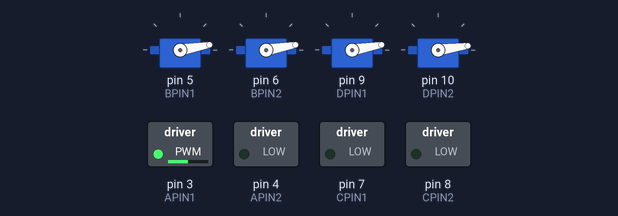
The sketch below on a simulated Arduino Uno, built with avr-gcc and run on an emulated ATmega328P. Shown: 4 × servo, switched loads named in the sketch (green lamp = pin HIGH). What the sketch prints to the serial monitor is not drawn.

Above: at 0.35 s.
At 3.1 s:
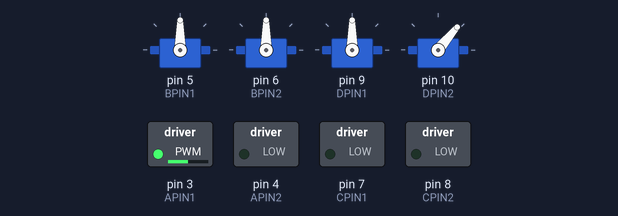
At 13.22 s:
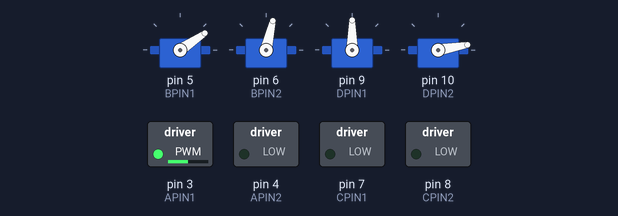
At 20.2 s:
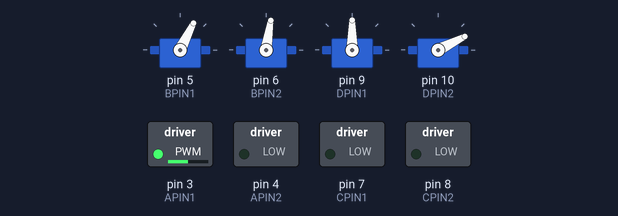
At 29.12 s:
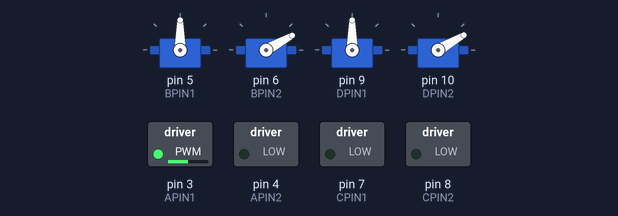
At 39.31 s:
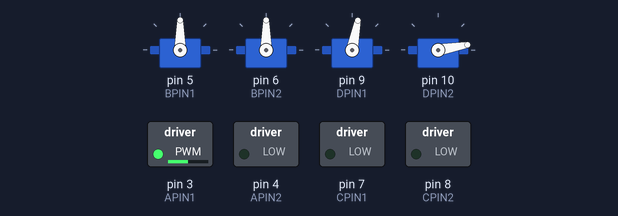
Timing chart, 0 to 40.0 s (numbered marks = the images above):
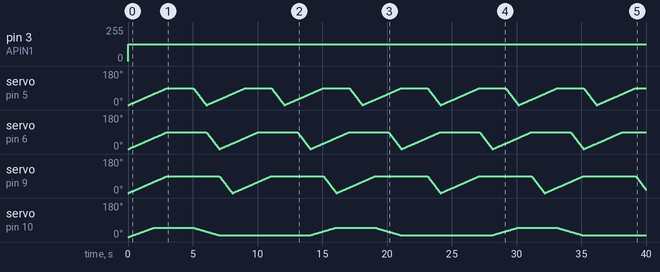

Measured:
- by itself, pin 3 (APIN1): 0/255 → 127/255 at 0.00 s

The sketch:

GPAC_Hockey_Arena.ino
```cpp
//GPAC General Code
//By: Palmer Insull, palmeri@little-canada.ca
//Started: 7/6/2021

//Libraries

//Custom SAMD Servo Library
#include <Servo.h>

//Accel Stepper Library
//#include <AccelStepper.h>

//Pin Definitions For Output Pins
#define APIN1 3
#define APIN2 4

#define BPIN1 5
#define BPIN2 6

#define DPIN1 9
#define DPIN2 10

//Pin Definitions For Input Pins
#define OPTO_IN 0
#define IN_1 1
#define IN_2 2

//Pin Definitions For Selectable Pins
#define CPIN1 7
#define CPIN2 8

//Servo Definitions
Servo servo_1;
Servo servo_2;
Servo servo_3;
Servo servo_4;
Servo servo_5;
Servo servo_6;
Servo servo_7;
Servo servo_8;

//An unused servo to accomdate the Struct initliazition...
Servo no_servo;


////////////////////
//TIME OF DAY CODE//
////////////////////

//Variable to store current time...
long show_time = 0;

//Activation Profiles
long Activation_Profile_1[2] = {5000, 25000};
long Activation_Profile_2[2];
long Activation_Profile_3[2];
long Activation_Profile_4[2];
long Activation_Profile_5[2];
long Activation_Profile_6[2];
long Activation_Profile_7[2];
long Activation_Profile_8[2];

////////////////////////////////////////
//DEFINE SUPPLY AND OPERATING VOLTAGES//
////////////////////////////////////////

//Supply Voltage
float Supply_Voltage = 12;

//////////////////////////
//OTHER GLOBAL VARAIBLES//
//////////////////////////

//PWM resolution (Default of 255)
float PWM_resolution = 255;

///////////////////
//MOTION PROFILES//
///////////////////

//Profile 1 (Speed Profile)
String Profile_1_Stages[1] = {"C"};
float Profile_1_Setpoints[1] = {0.5};
float Profile_1_Timings[1] = {0};

//Profile 2 (Angle Profile)
String Profile_2_Stages[3] = {"A", "C", "A"};
float Profile_2_Setpoints[3] = {90, 90, 0};
float Profile_2_Timings[3] = {3, 2, 1};

//Profile 3 (Angle Profile)
String Profile_3_Stages[3] = {"A", "C", "A"};
float Profile_3_Setpoints[3] = {90, 90, 0};
float Profile_3_Timings[3] = {3, 3, 1};

//Profile 4 (Angle Profile)
String Profile_4_Stages[3] = {"A", "C", "A"};
float Profile_4_Setpoints[3] = {90, 90, 0};
float Profile_4_Timings[3] = {3, 4, 1};

//Profile 5 (Angle Profile)
String Profile_5_Stages[4] = {"A", "C", "A", "C"};
float Profile_5_Setpoints[4] = {50, 50, 10, 10};
float Profile_5_Timings[4] = {2, 3, 2, 7};


///////////////////////////
//JOURNEY DATA STRUCTURE///
///////////////////////////

struct JOURNEY_CONFIGURATION {
  String Device;
  Servo servo;
  int PIN1;
  int PIN2;
  int PIN3;
  int PIN4;
  float Max_Voltage;
  int Zone;
  float Speed;
  long Start_Time;
  float Last_Speed;
  String *Stages;
  float *Profile_Setpoints;
  float *Profile_Timings;
  boolean ACTIVE;
  boolean CONSTANT;
  int Profile_Length;
};

/////////////////////////////////////
//SETTING UP JOURNEY CONFIGURATIONS//
/////////////////////////////////////

//Maybe make a method to do this more cleanly?

//Device ("Motor_1_Direction", "Motor_2_Direction", "Stepper, "Servo")
//Servo Object (no_servo or servo_#)
//Pin_1, Pin_2, Pin_3, Pin_4
//Max_Voltage,
//Zone (default 0), Speed (default 0), Start_Time (default 0), Last_Speed (default 0)
//Stages[] , Setpoints[], Timings[], Num_Stages, ACTIVE)

JOURNEY_CONFIGURATION Journey_1 {"Motor_1_Direction", no_servo, APIN1, 0, 0, 0, 12, 0, 0, 0, 0, Profile_1_Stages, Profile_1_Setpoints, Profile_1_Timings, true, true, 1}; //Magnorail Hockey Player
JOURNEY_CONFIGURATION Journey_2 {"Servo", servo_1, BPIN1, 0, 0, 0, 12, 0, 0, 0, 0, Profile_2_Stages, Profile_2_Setpoints, Profile_2_Timings, true, true, 3}; //Goalie
JOURNEY_CONFIGURATION Journey_3 {"Servo", servo_2, BPIN2, 0, 0, 0, 12, 0, 0, 0, 0, Profile_3_Stages, Profile_3_Setpoints, Profile_3_Timings, true, true, 3}; //Shooter
JOURNEY_CONFIGURATION Journey_4 {"Servo", servo_3, DPIN1, 0, 0, 0, 12, 0, 0, 0, 0, Profile_4_Stages, Profile_4_Setpoints, Profile_4_Timings, true, true, 3}; //Side
JOURNEY_CONFIGURATION Journey_5 {"Servo", servo_4, DPIN2, 0, 0, 0, 12, 0, 0, 0, 0, Profile_5_Stages, Profile_5_Setpoints, Profile_5_Timings, true, true, 4}; //Dump-Truck


const int Num_Journeys = 5;
JOURNEY_CONFIGURATION Journeys[Num_Journeys] = {Journey_1, Journey_2, Journey_3, Journey_4, Journey_5};

void setup() {

  //Initializing Input Pins
  pinMode(OPTO_IN, INPUT);

  //Serial Monitor
  Serial.begin(9600);

  /////////////////
  //MOTOR CONTROL//
  /////////////////

  //Initialize Pins For Drivers, A, B, C, D

  //Initializing PWM Pins
  pinMode(APIN1, OUTPUT);
  pinMode(APIN2, OUTPUT);
  digitalWrite(APIN2, LOW);

  pinMode(BPIN1, OUTPUT);
  pinMode(BPIN2, OUTPUT);
  digitalWrite(BPIN2, LOW);


  pinMode(CPIN1, OUTPUT);
  pinMode(CPIN2, OUTPUT);
  digitalWrite(CPIN2, LOW);

  //Setting up serial monitor.
  Serial.begin(9600);

  ///////////////////
  //STEPPER CONTROL//
  ///////////////////

  /////////////////
  //SERVO CONTROL//
  /////////////////

  //Attaching Servos
  for (int J = 0; J < Num_Journeys; J++) {
    JOURNEY_CONFIGURATION &Journey = Journeys[J];
    if (Journey.Device == "Servo") {
      Journey.servo.attach(Journey.PIN1);
    }
  }

  //Holding in idle.
  //Startup();

  //Reseting start time.
  Reset_Start_Time();

}

//Reseting Start Times (On Startup)
void Reset_Start_Time() {
  //Setting Start Time For All Journeys
  for (int J = 0; J < Num_Journeys; J++) {
    JOURNEY_CONFIGURATION &Journey = Journeys[J];
    Journey.Start_Time = millis();
  }
}

//Startup, Idling
void Startup() {
  while (digitalRead(OPTO_IN) == LOW) {
    //Idling, waiting for synch pulse.
  }
}

/////////////
//MAIN LOOP//
/////////////

void loop() {

  ///////////////////
  //ANIMATION STAGE//
  ///////////////////
/*
  if (!Journeys[0].ACTIVE and !Journeys[1].ACTIVE  and !Journeys[2].ACTIVE  and !Journeys[3].ACTIVE) {
    int rando = random(1, 3);
    JOURNEY_CONFIGURATION &Journey = Journeys[rando];

    Journey.ACTIVE = true;
    Journey.Start_Time = millis();
    Journey.Zone = 0;
  }
  */

  Serial.print("ACTIVE Journeys: ");
  for (int J = 0; J < Num_Journeys; J++) {
    JOURNEY_CONFIGURATION &Journey = Journeys[J];

   // if (Journey.ACTIVE) {

      //Serial.print(String(J) + " ");

      long TIME = millis();
      int zone = Journey.Zone;
      long elapsed_time = TIME - Journey.Start_Time;

      if (Journey.Stages[zone] != "C") {
        Journey.Speed = float(Journey.Last_Speed) + float(elapsed_time) * float(Journey.Profile_Setpoints[zone] - Journey.Last_Speed) / float(1000 * Journey.Profile_Timings[zone]);
      } else {
        Journey.Speed = Journey.Profile_Setpoints[zone];
      }

      if (elapsed_time >= (Journey.Profile_Timings[zone] * 1000)) {
        next_stage(Journey);
      }

      if (Journey.Device == "Servo") {
        servo_run(Journey);
      } else if (Journey.Device == "Motor_1_Direction") {
        motor_run_1_direction(Journey);
      }
    //}
  }
  //Serial.println();
}

void next_stage(JOURNEY_CONFIGURATION &Journey) {

  //Incrementing Zone
  Journey.Zone++;

  //Restarting
  if (Journey.Zone == Journey.Profile_Length) {
    Journey.Zone = 0;
    if (!Journey.CONSTANT) {
      Journey.ACTIVE = false;
    }
  }

  //Assigning Stage Properties
  Journey.Last_Speed = Journey.Speed;
  Journey.Start_Time = long(millis());
}

//Runs The 1-Directional Motor
void motor_run_1_direction(JOURNEY_CONFIGURATION &Journey) {

  if (Journey.Speed < 0 or Journey.Speed > 1) {
    //Serial.println("Invalid: Speed");
    return;
  }

  if (Journey.Max_Voltage > 12) {
    Serial.println("Invalid: Max Voltage Is Above Supply Voltage!");
    return;
  }

  float voltage_limit = Journey.Max_Voltage / 12;

  float limited_speed_ratio = voltage_limit * Journey.Speed;

  analogWrite(Journey.PIN1, limited_speed_ratio * PWM_resolution);
  Serial.println(limited_speed_ratio);

}

//Runs The 2-Directional Motor
void motor_run_2_direction(JOURNEY_CONFIGURATION &Journey) {

  if (Journey.Speed < 0 or Journey.Speed > 1) {
    Serial.println("Invalid: Speed");
    return;
  }

  if (Journey.Max_Voltage > 12) {
    Serial.println("Invalid: Max Voltage Is Above Supply Voltage!");
    return;
  }

  float voltage_limit = Journey.Max_Voltage / 12;

  float limited_speed_ratio = voltage_limit * Journey.Speed;

  analogWrite(Journey.PIN1, limited_speed_ratio * PWM_resolution);

}

void servo_run(JOURNEY_CONFIGURATION &Journey) {
  Journey.servo.write(Journey.Speed);
}
```
